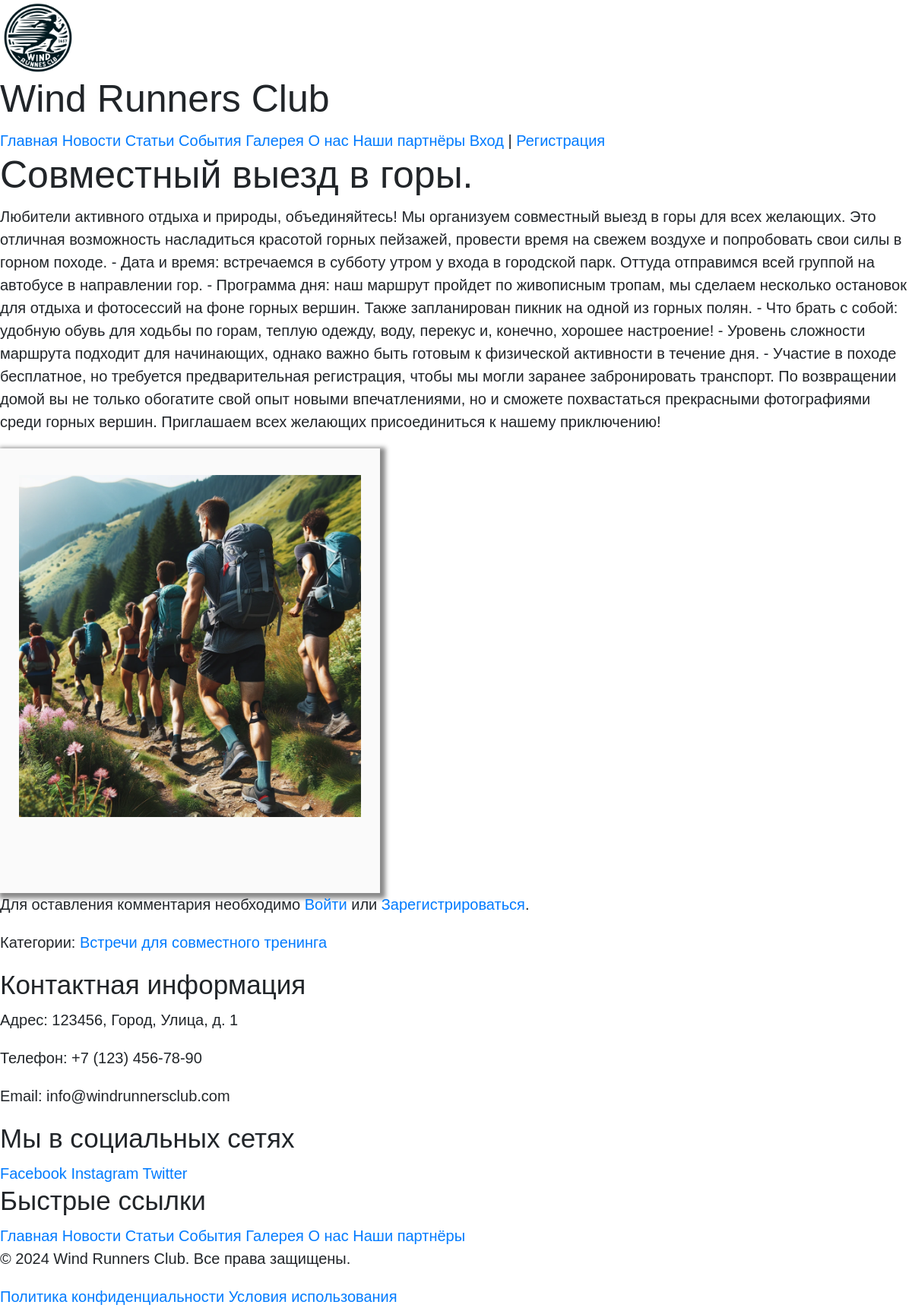
The app's page /events/2/ with its own data.
### events/models.py (models this page shows, shortened)
class Event(models.Model):
    event_to_category = models.ManyToManyField(Category, related_name='category_event', blank=True)
    event_title = models.CharField('Название события', max_length=256)
    event_text = models.TextField('Текст события')
    event_date = models.DateTimeField('Дата события',auto_now_add=True)
    cover_image = models.ImageField(upload_to='events/', default='defaults/wrc_emblem.webp')
    class Meta:
        verbose_name = 'Событие'
        verbose_name_plural = 'События'

class Category(models.Model):
    category_name_category = models.CharField(max_length=128)
    category_date_category = models.DateTimeField(auto_now_add=True)
    class Meta:
        verbose_name = 'Категория'
        verbose_name_plural = 'Категории'

### events/views.py (the view)
# urls.py: path('<int:pk>/', views.event, name='event_detail'),
def event(request, pk):
    event_item = get_object_or_404(Event, pk=pk)
    comments = event_item.comments_event.order_by('-id')
    if request.method == 'POST':
        comment_form = forms.CommentForm(request.POST)
        if comment_form.is_valid():
            comment = comment_form.save(commit=False) # Сразу в БД не сохраняем
            comment.event = event_item # Привязываем комментарий к конкретной новости
            comment.save() # Теперь сохраняем
            return redirect('events:event_detail', pk=event_item.pk) # Перенаправляем обратно к новости
    else:
        comment_form = forms.CommentForm() # Создаём пустой экземпляр формы для GET-запроса
    context = {'event': event_item,
               'comments': comments,
               'comment_form': comment_form}
    return render(request, 'events/event.html', context)

### events/templates/events/event.html (shortened to what this page needs)
{% extends 'base.html' %}
{% block content %}
<article>
    <h1>{{ event.event_title }}</h1>
    <p>{{ event.event_text }}</p>
    {% if event.cover_image %}
    <img src="{{ event.cover_image.url }}" alt="event.news_title" class="custom-img">
    {% endif %}
    {% if user.is_authenticated %}
    <form action="{% url 'events:event_comment' event.pk %}" method="post">
        {% csrf_token %}
        {{ comment_form.as_p }}
        <button type="submit">Оставить комментарий</button>
    </form>
    {% else %}
    <p>
        Для оставления комментария необходимо <a href="{% url 'login' %}">Войти</a>
        или <a href="{% url 'main:signup' %}">Зарегистрироваться</a>.
    </p>
    {% endif %}
    <p>Категории:
        {% for category in event.event_to_category.all %}
        <a href="{% url 'events:events_by_category' category.id %}">{{ category.category_name_category }}</a>{% if not forloop.last %}, {% endif %}
        {% endfor %}
    </p>
</article>
{% endblock %}

### static/css/style.css (style rules this page uses)
* { font-family: Arial; text-decoration: none; font-size: 20px; }
.custom-img { border: 25px solid #fafafa; border-top-width: 35px; border-bottom-width: 100px; -webkit-box-shadow: 3px 3px 6px 4px #888; -moz-box-shadow: 3px 3px 6px 4px #888; box-shadow: 3px 3px 6px 4px #888; width: 500px; height: auto; }

### records on screen
Event: event_title "Совместный выезд в горы.", event_text "Любители активного отдыха и природы, объединяйтесь! Мы организуем совместный выезд в горы для всех желающих. Это отличная возможность насладиться красотой горных пейзажей, провести время на свежем воздухе и попробовать свои силы в горном походе. - Дата и время: встречаемся в субботу утром у входа в городской парк. Оттуда отправимся всей группой на автобусе в направлении гор. - Программа дня: наш маршрут пройдет по живописным тропам, мы сделаем несколько остановок для отдыха и фотосессий на фоне горных вершин. Также запланирован пикник на одной из горных полян. - Что брать с собой: удобную обувь для ходьбы по горам, теплую одежду, воду, перекус и, конечно, хорошее настроение! - Уровень…", cover_image (picture)
Category: category_name_category "Встречи для совместного тренинга"
